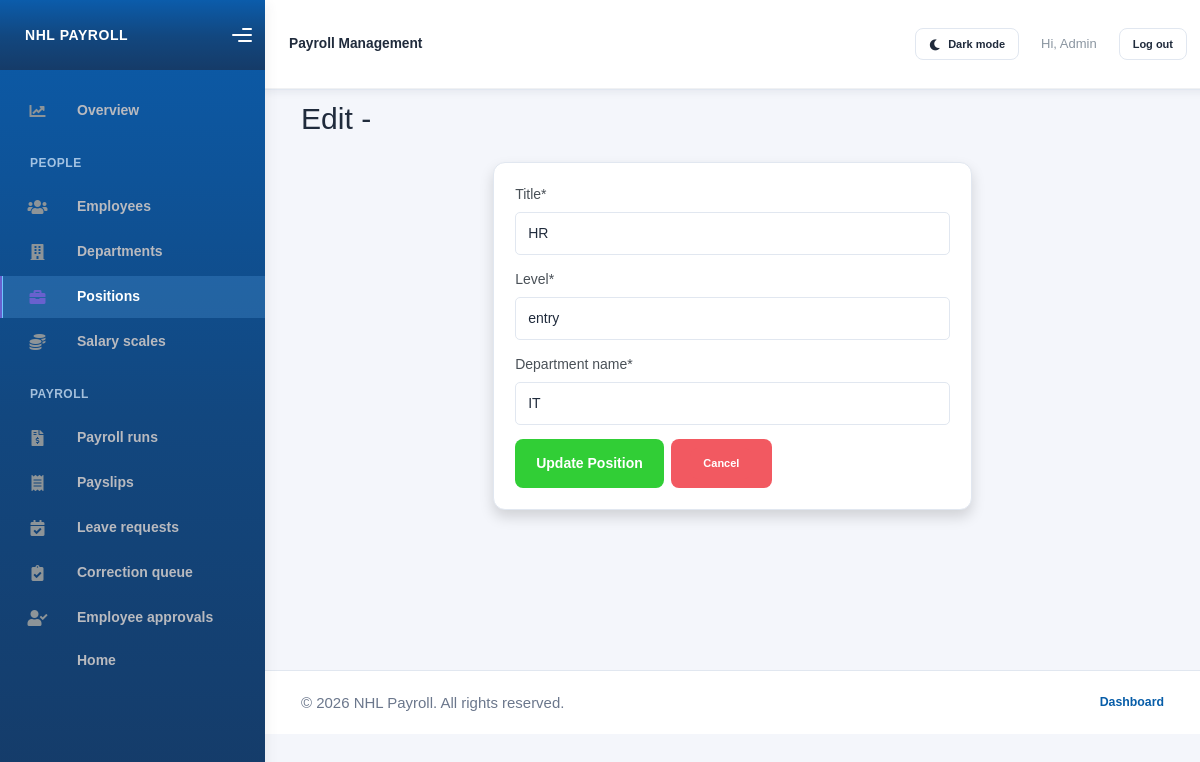
The page /edit_position/1/ (signed in) on the database its author committed.
### payroll/models.py (models this page shows, shortened)
class Position(models.Model):
    title = models.CharField(max_length=100)
    level = models.CharField(max_length=50)
    department_name = models.ForeignKey(Department,  on_delete=models.CASCADE)

class Department(models.Model):
    department_name = models.CharField(max_length=50)
    summary = models.TextField()
    manager = models.OneToOneField(
        settings.AUTH_USER_MODEL,
        null=True,
        blank=True,
        on_delete=models.SET_NULL,
        related_name="managed_department",
    )
    def __str__(self):
        return f"{self.department_name}"

### payroll/views.py (the view)
# urls.py: path('edit_position/<int:position_id>/',edit_position_view, name = "edit_position_page"),
@staff_member_required(login_url="login")
def edit_position_view(request,position_id):
    position = get_object_or_404(Position, id=position_id)
    if request.method == "POST":
        position_form = PositionForm(request.POST,instance = position)
        if position_form.is_valid():
            position_form.save()
            message = "Changes Saved Succesfully"
            return redirect('add_position_page')
        else:
            message = "invalid input provided"
    else:
        position_form = PositionForm(instance = position)
    context = {
        'form':position_form,
        'employee': position
    }
    return render(request,'edit_position.html',context)

### payroll/forms.py
class PositionForm(ModelForm):
    class Meta:
        model = Position
        fields ='__all__'

### payroll/templates/edit_position.html (shortened to what this page needs)
{% extends "./base.html" %}
{% load crispy_forms_tags %}
{% block content %}
    <h1 class="mb-3"> Edit -{{position.level}} {{position.department_name}}</h1>
    <div class = "container mt-4">
        <div class = "row justify-content-center">
            <div class = "col-md-7">
                <div class = "card shadow p-4">
        <form method = "POST">
            {{form|crispy}}
            <div class="d-flex gap-2 mt-3">
            <button type="submit" class = "btn btn-success px-4">Update Position </button>
            <button type="button" class = "btn btn-danger">
            <a href="/add_position/"class='btn btn-sm btn-danger'>Cancel</a>
            </div>
        </form>
        </div>
    </div>
    </div>
    </div>
{% endblock content %}

### payroll/templates/base.html (shortened to what this page needs)
 <!DOCTYPE html>
<html>
    {%load static%}
    {% load crispy_forms_tags %}
<head>
    <link rel="stylesheet" href="{% static 'Kaiadmin/assets/css/bootstrap.min.css' %}">
    <link rel="stylesheet" href="{% static 'Kaiadmin/assets/css/plugins.min.css' %}">
    <link rel="stylesheet" href="{% static 'Kaiadmin/assets/css/kaiadmin.min.css' %}">
    <link rel="stylesheet" href="{% static 'Kaiadmin/assets/css/fonts.min.css' %}">
</head>
<body>
    <div class="wrapper">
        {% if user.is_authenticated %}
        <aside class="sidebar{% if not user.is_staff %} employee-sidebar{% endif %}" data-background-color="dark">
            <div class="sidebar-logo">
                <div class="logo-header" data-background-color="dark">
                    <a class="logo payroll-brand" href="{% if user.is_staff %}{% url 'dashboard_page' %}{% else %}{% url 'home_page' %}{% endif %}">NHL PAYROLL</a>
                    <div class="nav-toggle">
                        <button class="btn btn-toggle toggle-sidebar" type="button" aria-label="Toggle sidebar">
                            <i class="gg-menu-right"></i>
                        </button>
                    </div>
                </div>
            </div>
            <div class="sidebar-wrapper scrollbar scrollbar-inner">
                <div class="sidebar-content">
                    {% if user.is_staff %}
                    <ul class="nav nav-secondary">
                        <li class="nav-item {% if request.resolver_match.url_name == 'dashboard_page' %}active{% endif %}">
                            <a class="payroll-nav-link" href="{% url 'dashboard_page' %}"><i class="fas fa-chart-line"></i><p>Overview</p></a>
                        </li>
                        <li class="nav-section"><span class="sidebar-mini-icon"></span><h4 class="text-section">People</h4></li>
                        <li class="nav-item {% if 'employee' in request.path %}active{% endif %}"><a class="payroll-nav-link" href="{% url 'add_employee_page' %}"><i class="fas fa-users"></i><p>Employees</p></a></li>
                        <li class="nav-item {% if 'department' in request.path %}active{% endif %}"><a class="payroll-nav-link" href="{% url 'add_department_page' %}"><i class="fas fa-building"></i><p>Departments</p></a></li>
                        <li class="nav-item {% if 'position' in request.path %}active{% endif %}"><a class="payroll-nav-link" href="{% url 'add_position_page' %}"><i class="fas fa-briefcase"></i><p>Positions</p></a></li>
                        <li class="nav-item {% if 'salary_scale' in request.path %}active{% endif %}"><a class="payroll-nav-link" href="{% url 'add_salary_scale_page' %}"><i class="fas fa-coins"></i><p>Salary scales</p></a></li>
                        <li class="nav-section"><span class="sidebar-mini-icon"></span><h4 class="text-section">Payroll</h4></li>
                        <li class="nav-item {% if 'payroll' in request.path %}active{% endif %}"><a class="payroll-nav-link" href="{% url 'add_payroll_page' %}"><i class="fas fa-file-invoice-dollar"></i><p>Payroll runs</p></a></li>
                        <li class="nav-item {% if 'payslip' in request.path %}active{% endif %}"><a class="payroll-nav-link" href="{% url 'add_payslip_page' %}"><i class="fas fa-receipt"></i><p>Payslips</p></a></li>
                        <li class="nav-item {% if 'staff/leave-requests' in request.path %}active{% endif %}"><a class="payroll-nav-link" href="{% url 'staff_leave_requests_page' %}"><i class="fas fa-calendar-check"></i><p>Leave requests</p></a></li>
                        <li class="nav-item {% if 'staff/payroll-requests' in request.path %}active{% endif %}"><a class="payroll-nav-link" href="{% url 'staff_payroll_requests_page' %}"><i class="fas fa-clipboard-check"></i><p>Correction queue</p></a></li>
                        <li class="nav-item {% if 'staff/employee-data-requests' in request.path %}active{% endif %}"><a class="payroll-nav-link" href="{% url 'staff_employee_data_requests_page' %}"><i class="fas fa-user-check"></i><p>Employee approvals</p></a></li>
                        <li class="nav-item {% if request.resolver_match.url_name == 'home_page' %}active{% endif %}"><a class="payroll-nav-link" href="{% url 'home_page' %}"><p>Home</p></a></li>
                    </ul>
                    {% endif %}
                </div>
            </div>
        </aside>
        {% endif %}
        {% if user.is_authenticated %}
        <button class="mobile-nav-overlay" type="button" tabindex="-1" aria-label="Close navigation"></button>
        {% endif %}
        <div class="main-panel{% if not user.is_authenticated %} main-panel-auth{% endif %}">
            <div class="main-header">
                <nav class="navbar navbar-header navbar-header-transparent navbar-expand-lg border-bottom">
                    <div class="container-fluid">
                        <span class="navbar-brand mb-0 h1">{% if user.is_staff %}Payroll Management{% elif user.managed_department %}Department manager{% elif user.is_authenticated %}Employee self-service{% else %}Payroll Management{% endif %}</span>
                        <ul class="navbar-nav topbar-nav ms-md-auto align-items-center">
                            <li class="nav-item">
                                <button
                                    type="button"
                                    class="btn btn-sm btn-outline-secondary theme-toggle"
                                    id="theme-toggle"
                                    aria-label="Switch to dark mode"
                                    aria-pressed="false"
                                >
                                    <i class="fas fa-moon" id="theme-toggle-icon" aria-hidden="true"></i>
                                    <span id="theme-toggle-label">Dark mode</span>
                                </button>
                            </li>
                            {% if user.is_authenticated %}
                            <li class="nav-item"><span class="nav-link">Hi, {{ user.get_username }}</span></li>
                            <li class="nav-item">
                                <form method="post" action="{% url 'logout' %}">
                                    <button type="submit" class="btn btn-sm btn-outline-secondary">Log out</button>
                                </form>
                            </li>
                            {% else %}
                            <li class="nav-item"><a class="nav-link" href="{% url 'login' %}">Log in</a></li>
                            <li class="nav-item"><a class="nav-link" href="{% url 'sign_up_page' %}">Sign up</a></li>
                            {% endif %}
                        </ul>
                    </div>
                </nav>
            </div>
            <main class="content-wrapper payroll-content">
                {% block content %}{% endblock content %}
            </main>
            <footer class="site-footer">
                <p>&copy; {% now "Y" %} NHL Payroll. All rights reserved.</p>
                <nav class="site-footer-links" aria-label="Footer navigation">
                    {% if user.is_staff %}
                    <a href="{% url 'dashboard_page' %}">Dashboard</a>
                    {% else %}
                    <a href="{% url 'index_page' %}">Home</a>
                    {% endif %}
                </nav>
            </footer>
        </div>
    </div>
</body>
</html>

### payroll/templates/base.html (style rules this page uses)
:root { --primary: #1479c9; --primary-dark: #075da8; --primary-soft: #eaf5ff; --text: #202b3c; --muted: #6b778c; --line: #e1e7f0; --card: #ffffff; --danger: #ba3f3f; --success: #16a34a; --accent: #c9832c; --bg: #f4f6fb; --surface: #ffffff; --surface-alt: #f7f8fc; --surface-hover: #f5f7fc; --table-border: #edf0f6; --table-heading: #637087; --control-bg: #ffffff; --shadow: rgba(31, 45, 75, 0.07); }
body { background: var(--bg); font-family: "Public Sans", sans-serif; min-height: 100vh; color: var(--text); }
.sidebar[data-background-color="dark"], .sidebar .logo-header[data-background-color="dark"] { background: linear-gradient(180deg, #0b5cab 0%, #12477f 52%, #153b68 100%) !important; }
.sidebar .sidebar-content, .sidebar .sidebar-wrapper { background: transparent !important; }
.sidebar .nav-secondary > .nav-item > .payroll-nav-link { color: #d7eaff !important; }
.sidebar .nav-secondary > .nav-item > .payroll-nav-link:hover, .sidebar .nav-secondary > .nav-item.active > .payroll-nav-link { color: #ffffff !important; background: rgba(113, 190, 255, 0.2) !important; }
.sidebar .nav-secondary > .nav-item.active > .payroll-nav-link { box-shadow: inset 3px 0 0 #70c5ff; }
.sidebar .nav-section .text-section, .sidebar .employee-sidebar-caption { color: rgba(222, 239, 255, 0.72) !important; }
.main-panel { min-width: 0; background: var(--bg); }
.main-header { background: var(--surface); border-bottom: 1px solid var(--line); box-shadow: 0 2px 8px var(--shadow); }
.main-header .navbar { min-height: 68px; padding: 10px 24px; }
.main-header .navbar-brand { color: var(--text); font-size: 0.98rem; font-weight: 700; }
.main-header .nav-link { color: var(--muted); padding: 8px 12px; }
.content-wrapper { padding: 28px clamp(16px, 3vw, 42px) 40px; }
.site-footer { display: flex; flex-wrap: wrap; justify-content: space-between; align-items: center; gap: 12px 24px; padding: 18px clamp(16px, 3vw, 42px); border-top: 1px solid var(--line); background: var(--surface); color: var(--muted); font-size: 0.88rem; }
.site-footer p { margin: 0; }
.site-footer a { color: var(--primary-dark); font-weight: 600; text-decoration: none; }
.site-footer-links { display: flex; flex-wrap: wrap; gap: 16px; }
.main-panel:not(.main-panel-auth) > .payroll-content { padding-top: 96px; }
.card, .panel, .auth-card, .form-card { background: var(--card); border: 1px solid var(--line); border-radius: 12px; box-shadow: 0 5px 18px rgba(31, 45, 75, 0.045); }
.btn { border-radius: 8px; font-weight: 600; transition: background-color 0.16s ease, border-color 0.16s ease, color 0.16s ease, box-shadow 0.16s ease, transform 0.16s ease; }
.btn-success { background: var(--primary); border: none; padding: 0.68rem 1rem; }
.btn-danger { background: var(--danger); border: none; }
.btn-outline-secondary { color: var(--text); border-color: var(--line); }
.form-control, .form-select, select, input { border: 1px solid var(--line) !important; border-radius: 5px !important; padding: 10px 12px !important; min-height: 42px !important; box-shadow: none !important; background: var(--control-bg); color: var(--text); }
.form-control::placeholder, input::placeholder, textarea::placeholder { color: var(--muted); opacity: 0.8; }
.theme-toggle { display: inline-flex; align-items: center; gap: 8px; margin-left: 8px; white-space: nowrap; }
.payroll-brand { display: flex; align-items: center; min-width: 0; color: #fff !important; font-size: 1rem; font-weight: 700; letter-spacing: 0.04em; line-height: 1.2; white-space: nowrap; text-decoration: none; }
.logo-header { box-sizing: border-box; width: 265px; }
.logo-header .nav-toggle { right: 12px; }
.payroll-nav-link { display: flex; align-items: center; gap: 12px; }
.payroll-nav-link i { width: 18px; text-align: center; }
.payroll-content { min-height: calc(100vh - 130px); }
.btn-success { color: #fff; background: var(--primary); border-color: var(--primary); }

### rows shown on the page
Position: title "HR", level "entry"
Department: department_name "IT"

### other values the page prints
{{ user.get_username }} "Admin"
